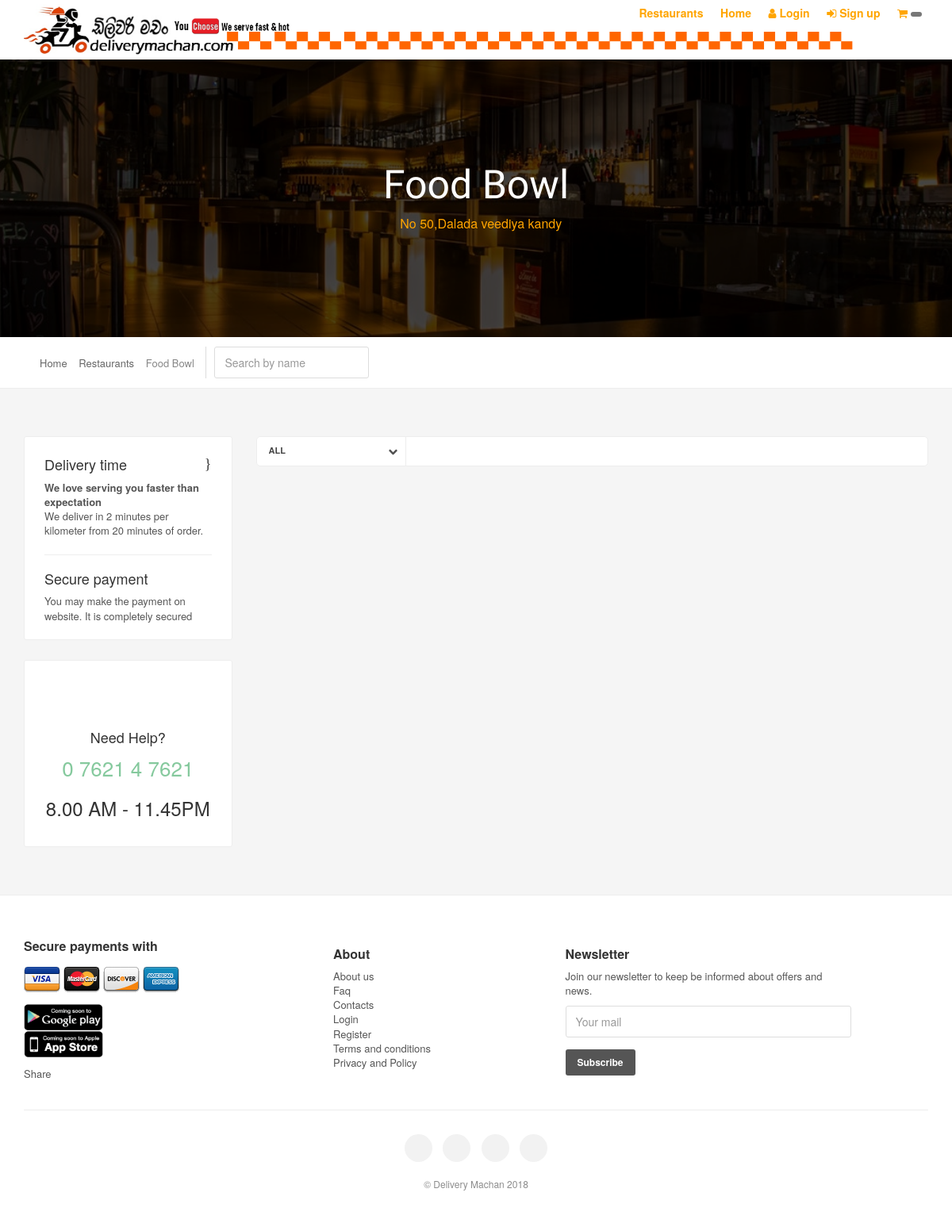
Screenshot of /list_page.php?id=13&&name=Food Bowl with the database file from the repository.
### tables this page shows
CREATE TABLE `restaurants` (
  `restaurant_id` int(11) NOT NULL,
  `restaurant_name` varchar(800) NOT NULL,
  `restaurant_location` varchar(800) NOT NULL,
  `restaurant_bannerPic` varchar(800) NOT NULL,
  `restaurant_cuisinePic` varchar(800) NOT NULL,
  `restaurant_type` varchar(200) NOT NULL,
  `opening_time` time NOT NULL,
  `closing_time` time NOT NULL
);

### validateData.php (called while the page is built)
<?php
function validateData($data){
    $data=trim($data);
    $data=stripslashes($data);
    $data=htmlspecialchars($data);
    return $data;
}
?>

### list_page.php (the view, shortened to what this page needs)
 <?php
 require_once('includes/header.php');
$id=(int)mysqli_real_escape_string($connection,$_GET['id']);
 require_once('validateData.php');
?>
     <?php
    $query="select * from restaurants where restaurant_id='$id'";
    $result=mysqli_query($connection,$query);
    if($result){
        while($row=mysqli_fetch_array($result)){
            ?>
                 <section class="parallax-window" id="short" data-parallax="scroll" data-image-src="img/privateImages/<?php echo $row['restaurant_bannerPic']?>" data-natural-width="1400" data-natural-height="350">
    <div id="subheader">
	<div id="sub_content">
    	<h1 class="restaurantName"><?php echo $row['restaurant_name']?></h1>
        <div><i class="icon_pin restaurantName"></i><?php echo $row['restaurant_location']?></div>
    </div>
    </div>
</section>
            <?php
        }
    }
    ?>
     <div id="position">
        <div class="container">
            <ul>
                <li><a href="index.php">Home</a></li>
                <li><a href="javascript:void();">Restaurants</a></li>
                <li>
                    <?php
                    $name=mysqli_real_escape_string($connection,validateData($_GET['name']));
                    echo $name;
                    ?>
                </li>
            </ul>
             <a href="javascript:void(0);" class="search-overlay-menu-btn">
                 <form method="POST" id="searchBar">
                <input type="text" id="searchText" placeholder="Search by name" class="form-control">
            </form>
             </a>
        </div>
    </div>
<div class="container margin_60_35">
	<div class="row">
		<div class="col-md-3">
		 <div class="box_style_2 hidden-xs info">
					<h4 class="nomargin_top">Delivery time <i class="icon_clock_alt pull-right"></i></h4>
					<p>
						 <b>We love serving you faster than expectation</b><br>
						 We deliver in 2 minutes per kilometer from 20 minutes of order.
					</p>
					<hr>
					<h4>Secure payment <i class="icon_creditcard pull-right"></i></h4>
					<p>
						You may make the payment on website. It is completely secured
					</p>
				</div>
				<div class="box_style_2 hidden-xs" id="help">
					<i class="icon_lifesaver"></i>
					<h4>Need <span>Help?</span></h4>
					<a href="tel:0717335544" class="phone">0 7621 4 7621
</a>
                <h3>8.00 AM - 11.45PM</h3>
         		</div>
		</div>
		<div class="col-md-9">
        <div id="tools">
				<div class="row">
				<?php
                    if(isset($_SESSION['id'])){
                        ?>
                        <div class="col-md-3 col-sm-3 col-xs-6">
						<div class="styled-select">
							<select name="sort_rating" id="sort_rating" restaurantId="<?php echo $id?>">
								<option value="all" selected restaurantId="<?php echo $id?>">ALL</option>
							</select>
						</div>
					</div>
                        <?php
                    }
                    ?>
				</div>
			</div>
   		</div>
 	</div>
</div>
<?php
require_once('includes/footer.php')
?>

### css/style.css (style rules this page uses)
html * { -webkit-font-smoothing: antialiased;-moz-osx-font-smoothing: grayscale; }
body { font-size:13px; line-height:1.4; color:#555;background-color:#f5f5f5; font-family:"Helvetica Neue", Helvetica, Arial, sans-serif; }
h1, h2, h3, h4, h5, h6, label { color:#333; }
h1, h2 { font-family: 'Lato', "Helvetica Neue", Helvetica, Arial, sans-serif; }
a { color:#ec008c;text-decoration: none;-webkit-transition: all 0.2s ease;transition: all 0.2s ease; outline:none; }
#subheader { color:orange !important; text-align:center; display: table; width:100%; height:470px; background: rgba(0,0,0,.7); }
#short #subheader { height:350px; }
.box_style_2, #cart_box { background:#fff; -webkit-border-radius: 3px; -moz-border-radius: 3px; border-radius: 3px; border: 1px solid #ededed; margin-bottom:25px; padding:25px; }
.box_style_2#main_menu, .box_style_2.info { padding-bottom:10px; }
.box_style_2#help { text-align:center; }
.box_style_2#help i { font-size:52px; display:inline-block; color:#999; }
.box_style_2#help a.phone { font-size:26px; display:block; margin-bottom:0; color:#85c99d; }
#sub_content { display: table-cell; padding:0 15%; vertical-align: middle; text-align:center; font-size:16px; }
#sub_content h1 { margin:0 0 10px 0; font-size:60px; font-weight:300; color:#fff; }
.parallax-window { min-height: 470px; background:transparent; position:relative; }
.parallax-window#short { height: 350px; min-height:inherit; }
#position { background-color:#fff; border-bottom:1px solid #ededed; padding:10px 0; font-size:11px; }
#position ul li:first-child { padding-left:20px; }
#position ul li:first-child:before { content:"\eaf4"; font-style: normal; font-weight: normal; font-family: "fontello"; position:absolute; left:0; top:1px; color:#999; }
#position ul { margin:0; padding:0; color:#888; }
#position ul li a { color:#252525; opacity:0.7; }
#position ul li { display:inline-block; padding-right:8px; margin-right:3px; position:relative; }
#position ul li:after { content:"\e9ee"; font-style: normal; font-weight: normal; font-family: "fontello"; position:absolute; right:0; top:1px; }
#position ul li:last-child:after { content:''; }
.margin_60_35 { padding-top:60px; padding-bottom:35px; }
.nomargin_top { margin-top:0; }
.form-control { color: #333; height:40px; border-radius: 3px; box-shadow:none; border:1px solid #ddd; box-shadow: 0; }
#tools { background:#fff; margin-bottom:25px; height:38px; -webkit-border-radius: 5px; -moz-border-radius: 5px; border-radius: 5px; border:1px solid #ededed; }
#tools .styled-select select { background: transparent; width:115%; padding:7px 5px 5px 15px; border: 0; border-radius: 0; height: 31px; margin:0; font-weight:600; font-size:11px; -moz-appearance: window; -webkit-appearance: none; cursor: pointer; color:#444; box-shadow:none; }
#tools .styled-select { width: 100%; overflow:hidden; height: 36px; background: url(../img/arrow_down.svg) no-repeat right center ; border:none; border-right: 1px solid #ededed; }
#position { background-color:#fff; border-bottom:1px solid #ededed; padding:12px 0; font-size:13px; }
#position ul { display:inline-block; }
a.search-overlay-menu-btn { display: inline-block; padding: 0 0 0 10px; color:#999; font-size:13px; border-left: 1px solid #ddd; }
.restaurantName { font-family: 'Berkshire Swash', cursive; }

### css/responsive.css (style rules this page uses)
@media only screen and (max-width : 1200px) { #sub_content h1 { font-size:50px; } }

### rows the page displays
restaurants: restaurant_name "Food Bowl", restaurant_location "No 50,Dalada veediya kandy"

### other values shown
$name "Food Bowl"
